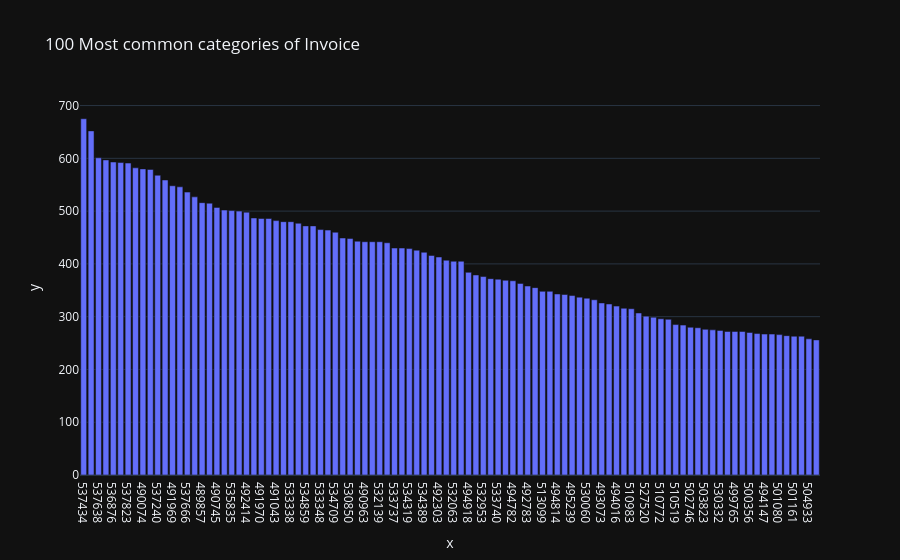

Write notebook code for a chart like this one.
### Markdown cell above
Se identifica un outlier cercano a $1269.51, considerablemente alejado del resto de la distribución, el que entorpece la visualización de éste. Sin considerarlo, se ve que los precios siguen una distribución asimetrica, con cola derecha y una mayor densidad entre $0.5 y $1.49. La cola derecha se extiende hasta aproximadamente $20, mientras que entre $20 y $122.49 los valores son más escasos. Por ende, los precios de la tienda en general son bajos, concentrandose entre $1.25 y $4.21 (rango intercuartil).

### Code cell
profile_serie(df_retail["Invoice"])

### Figure 1 — Plotly figure (JSON) as saved in the notebook; plotly's stock layout.template omitted (floating-point values rounded to 4 significant figures)
{"data": [{"hovertemplate": "x=%{x}<br>y=%{y}<extra></extra>", "legendgroup": "", "marker": {"color": "#636efa", "pattern": {"shape": ""}}, "name": "", "orientation": "v", "showlegend": false, "textposition": "auto", "type": "bar", "x": ["537434", "538071", "537638", "537237", "536876", "536592", "537823", "536031", "490074", "491966", "537240", "490149", "491969", "490741", "537666", "536544", "489857", "513574", "490745", "489597", "535835", "491155", "492414", "532642", "491970", "492782", "491043", "492425", "533338", "491041", "534859", "535322", "533348", "503185", "534709", "491971", "530850", "535407", "490963", "531843", "532139", "534289", "533737", "534459", "534319", "489856", "534389", "498133", "492303", "532826", "532063", "532419", "494918", "531036", "532953", "533065", "533740", "531489", "494782", "495070", "492783", "531387", "513099", "529727", "494814", "492226", "495239", "494378", "530060", "494386", "493073", "530140", "494016", "493079", "510983", "500462", "527520", "504916", "510772", "530422", "510519", "494495", "502746", "493260", "503823", "500918", "530332", "494381", "499765", "503426", "500356", "494685", "494147", "510637", "501080", "494379", "501161", "525753", "504933", "521202"], "xaxis": "x", "y": [675, 652, 601, 597, 593, 592, 591, 582, 580, 579, 568, 559, 548, 546, 536, 527, 516, 515, 507, 502, 501, 500, 498, 487, 486, 486, 482, 480, 480, 477, 472, 472, 465, 464, 460, 449, 448, 443, 442, 442, 442, 440, 430, 430, 429, 426, 422, 416, 413, 407, 405, 405, 384, 379, 376, 372, 371, 369, 368, 363, 358, 355, 348, 348, 343, 342, 340, 337, 335, 332, 326, 324, 320, 316, 315, 307, 301, 299, 296, 295, 285, 284, 280, 279, 276, 275, 274, 272, 272, 272, 270, 268, 267, 267, 266, 264, 263, 263, 258, 256], "yaxis": "y"}], "layout": {"barmode": "relative", "legend": {"tracegroupgap": 0}, "title": {"text": "100 Most common categories of Invoice"}, "xaxis": {"anchor": "y", "domain": [0.0, 1.0], "title": {"text": "x"}}, "yaxis": {"anchor": "x", "domain": [0.0, 1.0], "title": {"text": "y"}}}}
